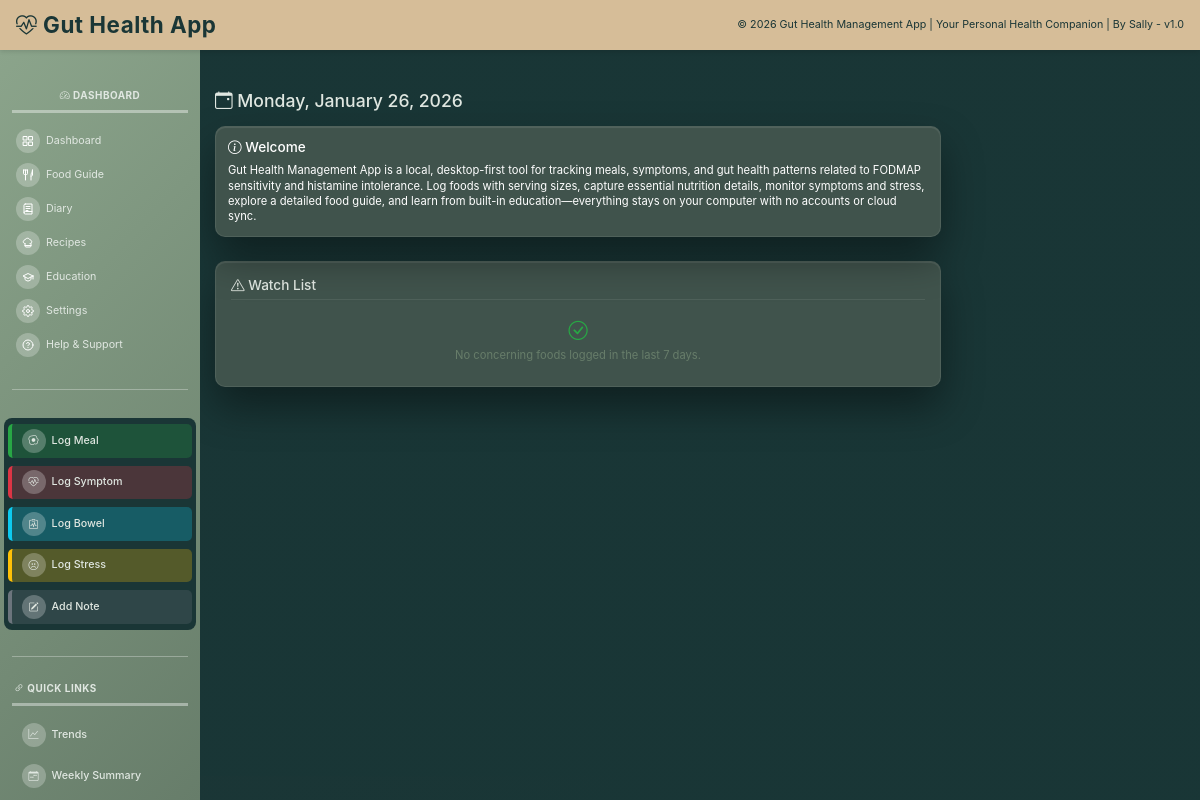
Page /dashboard on the earlier database version.
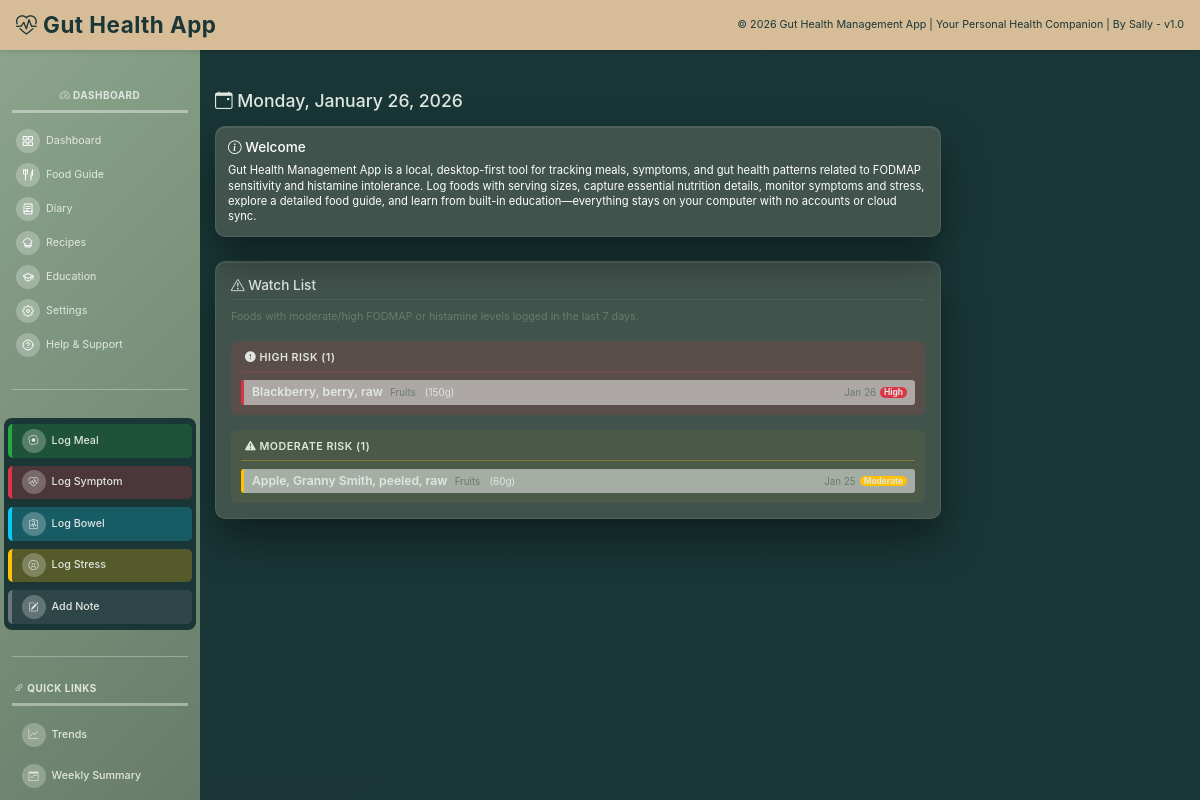
Same page on the later database version.
### models/diary.py (models this page shows, shortened)
class MealFood(db.Model):
    __tablename__ = 'meal_foods'
    id = db.Column(db.Integer, primary_key=True)
    meal_id = db.Column(db.Integer, db.ForeignKey('meals.id'), nullable=False)
    food_id = db.Column(db.Integer, db.ForeignKey('foods.id'), nullable=False)
    portion_size = db.Column(db.String(100))  # e.g., "100g", "1 cup"
    serving_type = db.Column(db.String(20))  # 'safe', 'moderate', or 'high'
    num_servings = db.Column(db.Float)  # Number of servings consumed
    energy_kj = db.Column(db.Float)  # Calculated energy in kJ
    protein_g = db.Column(db.Float)  # Calculated protein in grams
    fat_g = db.Column(db.Float)  # Calculated fat in grams
    carbs_g = db.Column(db.Float)  # Calculated carbohydrates in grams
    sodium_mg = db.Column(db.Float)  # Calculated sodium in mg
    food = db.relationship('Food')

class DiaryEntry(db.Model):
    __tablename__ = 'diary_entries'
    id = db.Column(db.Integer, primary_key=True)
    entry_date = db.Column(db.Date, nullable=False, index=True)
    entry_time = db.Column(db.Time, nullable=False)
    entry_type = db.Column(db.String(50), nullable=False)  # meal, symptom, bowel, stress, note
    meals = db.relationship('Meal', backref='diary_entry', lazy=True, cascade='all, delete-orphan')
    symptoms = db.relationship('Symptom', backref='diary_entry', lazy=True, cascade='all, delete-orphan')
    bowel_movements = db.relationship('BowelMovement', backref='diary_entry', lazy=True, cascade='all, delete-orphan')
    stress_logs = db.relationship('StressLog', backref='diary_entry', lazy=True, cascade='all, delete-orphan')
    notes = db.relationship('Note', backref='diary_entry', lazy=True, cascade='all, delete-orphan')
    created_at = db.Column(db.DateTime, default=datetime.utcnow)

### models/food.py (models this page shows, shortened)
class Food(db.Model):
    __tablename__ = 'foods'
    id = db.Column(db.Integer, primary_key=True)
    name = db.Column(db.String(200), nullable=False, index=True)
    category = db.Column(db.String(100), nullable=False, index=True)
    fructans = db.Column(db.String(20))
    gos = db.Column(db.String(20))
    lactose = db.Column(db.String(20))
    fructose = db.Column(db.String(20))
    polyols = db.Column(db.String(20))
    mannitol = db.Column(db.String(20))
    sorbitol = db.Column(db.String(20))
    safe_fructans = db.Column(db.String(20))
    safe_gos = db.Column(db.String(20))
    safe_lactose = db.Column(db.String(20))
    safe_fructose = db.Column(db.String(20))
    safe_polyols = db.Column(db.String(20))
    safe_mannitol = db.Column(db.String(20))
    safe_sorbitol = db.Column(db.String(20))
    moderate_fructans = db.Column(db.String(20))
    moderate_gos = db.Column(db.String(20))
    moderate_lactose = db.Column(db.String(20))
    moderate_fructose = db.Column(db.String(20))
    moderate_polyols = db.Column(db.String(20))
    moderate_mannitol = db.Column(db.String(20))
    moderate_sorbitol = db.Column(db.String(20))
    high_fructans = db.Column(db.String(20))
    high_gos = db.Column(db.String(20))
    high_lactose = db.Column(db.String(20))
    high_fructose = db.Column(db.String(20))
    high_polyols = db.Column(db.String(20))
    high_mannitol = db.Column(db.String(20))
    high_sorbitol = db.Column(db.String(20))
    histamine_level = db.Column(db.String(50))  # Low/Medium/High
    histamine_liberator = db.Column(db.String(10))  # Yes/No
    dao_blocker = db.Column(db.String(10))  # Yes/No
    safe_histamine_level = db.Column(db.String(50))
    safe_histamine_liberator = db.Column(db.String(10))
    safe_dao_blocker = db.Column(db.String(10))
    moderate_histamine_level = db.Column(db.String(50))
    moderate_histamine_liberator = db.Column(db.String(10))
    moderate_dao_blocker = db.Column(db.String(10))
    high_histamine_level = db.Column(db.String(50))
    high_histamine_liberator = db.Column(db.String(10))
    high_dao_blocker = db.Column(db.String(10))
    safe_serving = db.Column(db.String(100))
    safe_serving_unit = db.Column(db.String(20))
    moderate_serving = db.Column(db.String(100))
    moderate_serving_unit = db.Column(db.String(20))
    high_serving = db.Column(db.String(100))
    high_serving_unit = db.Column(db.String(20))
    safe_serving_type = db.Column(db.String(50))
    safe_serving_note = db.Column(db.String(200))
    moderate_serving_type = db.Column(db.String(50))
    moderate_serving_note = db.Column(db.String(200))
    high_serving_type = db.Column(db.String(50))
    high_serving_note = db.Column(db.String(200))
    preparation_notes = db.Column(db.Text)
    common_allergens = db.Column(db.String(200))  # Comma-separated
    health_star_rating = db.Column(db.Float)  # 0.0 to 5.0
    serving_size = db.Column(db.String(50))  # e.g., "250ml"
    servings_per_pack = db.Column(db.Integer)
    energy_per_serve_kj = db.Column(db.Float)
    energy_per_100_kj = db.Column(db.Float)
    energy_per_serve_cal = db.Column(db.Float)
    energy_per_100_cal = db.Column(db.Float)
    protein_per_serve = db.Column(db.Float)
    fat_per_serve = db.Column(db.Float)
    saturated_fat_per_serve = db.Column(db.Float)
    trans_fat_per_serve = db.Column(db.Float)
    polyunsaturated_fat_per_serve = db.Column(db.Float)
    monounsaturated_fat_per_serve = db.Column(db.Float)
    carbohydrate_per_serve = db.Column(db.Float)
    sugars_per_serve = db.Column(db.Float)
    lactose_per_serve = db.Column(db.Float)
    galactose_per_serve = db.Column(db.Float)
    dietary_fibre_per_serve = db.Column(db.Float)
    protein_per_100 = db.Column(db.Float)
    fat_per_100 = db.Column(db.Float)
    saturated_fat_per_100 = db.Column(db.Float)
    trans_fat_per_100 = db.Column(db.Float)
    polyunsaturated_fat_per_100 = db.Column(db.Float)
    monounsaturated_fat_per_100 = db.Column(db.Float)
    carbohydrate_per_100 = db.Column(db.Float)
    sugars_per_100 = db.Column(db.Float)
    lactose_per_100 = db.Column(db.Float)
    galactose_per_100 = db.Column(db.Float)
    dietary_fibre_per_100 = db.Column(db.Float)
    cholesterol_per_serve = db.Column(db.Float)
    cholesterol_per_100 = db.Column(db.Float)
    sodium_per_serve = db.Column(db.Float)
    potassium_per_serve = db.Column(db.Float)
    calcium_per_serve = db.Column(db.Float)
    phosphorus_per_serve = db.Column(db.Float)
    sodium_per_100 = db.Column(db.Float)
    potassium_per_100 = db.Column(db.Float)
    calcium_per_100 = db.Column(db.Float)
    phosphorus_per_100 = db.Column(db.Float)
    vitamin_a_per_serve = db.Column(db.Float)
    vitamin_b12_per_serve = db.Column(db.Float)
    vitamin_d_per_serve = db.Column(db.Float)
    riboflavin_b2_per_serve = db.Column(db.Float)
    vitamin_a_per_100 = db.Column(db.Float)
    vitamin_b12_per_100 = db.Column(db.Float)
    vitamin_d_per_100 = db.Column(db.Float)
    riboflavin_b2_per_100 = db.Column(db.Float)
    vitamin_a_rdi_percent = db.Column(db.String(20))
    vitamin_b12_rdi_percent = db.Column(db.String(20))
    vitamin_d_rdi_percent = db.Column(db.String(20))
    riboflavin_b2_rdi_percent = db.Column(db.String(20))
    calcium_rdi_percent = db.Column(db.String(20))
    phosphorus_rdi_percent = db.Column(db.String(20))
    ingredients_list = db.Column(db.Text)  # Full ingredient list as text
    contains_allergens = db.Column(db.String(200))  # e.g., "gluten"
    may_contain_allergens = db.Column(db.String(200))  # e.g., "Wheat"
    where_to_buy = db.Column(db.Text)  # Store names or links, comma-separated
    custom_nutrients = db.Column(db.Text)  # JSON string for custom vitamins, minerals, macros
    vitamin_a_unit = db.Column(db.String(20), default='mcg')
    vitamin_b12_unit = db.Column(db.String(20), default='mcg')
    vitamin_d_unit = db.Column(db.String(20), default='mcg')
    riboflavin_b2_unit = db.Column(db.String(20), default='mg')
    created_at = db.Column(db.DateTime, default=datetime.utcnow)
    updated_at = db.Column(db.DateTime, default=datetime.utcnow, onupdate=datetime.utcnow)

### routes/main.py (the view)
@bp.route('/dashboard')
def dashboard():
    today = date.today()
    week_ago = today - timedelta(days=7)
    recent_meal_foods = db.session.query(MealFood, DiaryEntry).join(
        Meal, MealFood.meal_id == Meal.id
    ).join(
        DiaryEntry, Meal.diary_entry_id == DiaryEntry.id
    ).filter(
        DiaryEntry.entry_date >= week_ago,
        DiaryEntry.entry_type == 'meal'
    ).order_by(DiaryEntry.entry_date.desc()).all()
    watch_list = []
    seen_food_ids = set()
    for meal_food, diary_entry in recent_meal_foods:
        food = meal_food.food
        if not food or food.id in seen_food_ids:
            continue
        logged_serving_type = meal_food.serving_type  # 'safe', 'moderate', or 'high'
        actual_color = get_traffic_light_color(food, logged_serving_type)
        level = None
        if actual_color == 'red':
            level = 'high'
        elif actual_color == 'amber':
            level = 'moderate'
        if level:
            watch_list.append({
                'food': food,
                'level': level,
                'logged_date': diary_entry.entry_date,
                'diary_date_string': diary_entry.entry_date.strftime('%Y-%m-%d'),
                'portion_size': meal_food.portion_size,
                'serving_type': logged_serving_type
            })
            seen_food_ids.add(food.id)
    high_risk_foods = sorted(
        [x for x in watch_list if x['level'] == 'high'],
        key=lambda x: x['logged_date'],
        reverse=True
    )
    moderate_risk_foods = sorted(
        [x for x in watch_list if x['level'] == 'moderate'],
        key=lambda x: x['logged_date'],
        reverse=True
    )
    return render_template('dashboard/index.html',
                         current_date=datetime.now(),
                         high_risk_foods=high_risk_foods,
                         moderate_risk_foods=moderate_risk_foods)

### templates/dashboard/index.html (shortened to what the changed rows need)
{% extends "base.html" %}
{% block content %}
<div class="row g-0" style="margin-top: -1.5rem;">
    <div class="main-content-area dashboard-main-bg" style="padding-top: 40px;">
        <div class="row">
            <div class="dashboard-content-col">
                <h1 class="text-h2 date-header">
                    <i class="bi bi-calendar-event"></i> {{ current_date.strftime('%A, %B %d, %Y') }}
                </h1>
                <div class="watch-list-box mb-4">
                    <h5 class="text-title watch-list-title"><i class="bi bi-exclamation-triangle"></i> Watch List</h5>
                    {% if high_risk_foods or moderate_risk_foods %}
                    <p class="text-muted text-label mb-3">Foods with moderate/high FODMAP or histamine levels logged in the last 7 days.</p>
                    {% if high_risk_foods and high_risk_foods|length > 0 %}
                    <div style="background: rgba(220, 53, 69, 0.16); border-radius: 6px; padding: 10px; margin-bottom: 15px;">
                        <div class="watch-section-label" style="color: #dc3545; margin-top: 0; border-bottom: 1px solid rgba(220, 53, 69, 0.3); padding-bottom: 6px;">
                            <i class="bi bi-exclamation-circle-fill"></i> High Risk ({{ high_risk_foods|length }})
                        </div>
                        <div class="d-flex flex-column gap-1 mt-2">
                            {% for item in high_risk_foods %}
                            <a href="{{ url_for('diary.day_view', date_string=item.diary_date_string) }}" class="text-decoration-none">
                                <div class="watch-item d-flex justify-content-between align-items-center py-1 px-2" style="border-left: 3px solid #dc3545; border-radius: 3px; background: rgba(255,255,255,0.5);">
                                    <div>
                                        <span class="text-value" style="font-weight: 500;">{{ item.food.name }}</span>
                                        <small class="text-muted ms-1" class="text-body">{{ item.food.category }}</small>
                                        {% if item.portion_size %}
                                        <small class="text-micro" style="color: #D6BD98; margin-left: 6px;">({{ item.portion_size }})</small>
                                        {% endif %}
                                    </div>
                                    <div class="d-flex align-items-center gap-1">
                                        {% if item.logged_date %}
                                        <small class="text-muted" class="text-body">{{ item.logged_date.strftime('%b %d') }}</small>
                                        {% endif %}
                                        <span class="badge" class="text-micro" style="background-color: #dc3545; color: #fff; padding: 1px 4px;">
                                            High
                                        </span>
                                    </div>
                                </div>
                            </a>
                            {% endfor %}
                        </div>
                    </div>
                    {% endif %}
                    {% if moderate_risk_foods and moderate_risk_foods|length > 0 %}
                    <div style="background: rgba(255, 193, 7, 0.06); border-radius: 6px; padding: 10px;">
                        <div class="watch-section-label" style="color: #ffc107; margin-top: 0; border-bottom: 1px solid rgba(255, 193, 7, 0.3); padding-bottom: 6px;">
                            <i class="bi bi-exclamation-triangle-fill"></i> Moderate Risk ({{ moderate_risk_foods|length }})
                        </div>
                        <div class="d-flex flex-column gap-1 mt-2">
                            {% for item in moderate_risk_foods %}
                            <a href="{{ url_for('diary.day_view', date_string=item.diary_date_string) }}" class="text-decoration-none">
                                <div class="watch-item d-flex justify-content-between align-items-center py-1 px-2" style="border-left: 3px solid #ffc107; border-radius: 3px; background: rgba(255,255,255,0.5);">
                                    <div>
                                        <span class="text-value" style="font-weight: 500;">{{ item.food.name }}</span>
                                        <small class="text-muted ms-1" class="text-body">{{ item.food.category }}</small>
                                        {% if item.portion_size %}
                                        <small class="text-micro" style="color: #D6BD98; margin-left: 6px;">({{ item.portion_size }})</small>
                                        {% endif %}
                                    </div>
                                    <div class="d-flex align-items-center gap-1">
                                        {% if item.logged_date %}
                                        <small class="text-muted" class="text-body">{{ item.logged_date.strftime('%b %d') }}</small>
                                        {% endif %}
                                        <span class="badge" class="text-micro" style="background-color: #ffc107; color: #1A3636; padding: 1px 4px;">
                                            Moderate
                                        </span>
                                    </div>
                                </div>
                            </a>
                            {% endfor %}
                        </div>
                    </div>
                    {% endif %}
                    {% else %}
                    <div class="text-center py-2">
                        <i class="bi bi-check-circle" style="font-size: 1.2rem; color: #28a745;"></i>
                        <p class="text-muted text-body mt-1 mb-0">No concerning foods logged in the last 7 days.</p>
                    </div>
                    {% endif %}
                </div>
            </div>
        </div>
    </div>
</div>
{% endblock %}

Differences in the rows shown:
added MealFood: food.name "Blackberry, berry, raw", food.category "Fruits", portion_size "150g", logged_date "Jan 26", shown under "Watch List"
added MealFood: food.name "Apple, Granny Smith, peeled, raw", food.category "Fruits", portion_size "60g", logged_date "Jan 25"
Other differences:
{{ high_risk_foods|length }}: (not shown) → "1"
{{ moderate_risk_foods|length }}: (not shown) → "1"
text no longer shown: "No concerning foods logged in the last 7 days."
text now shown: "Foods with moderate/high FODMAP or histamine levels logged in the last 7 days. HIGH RISK ( ) MODERATE RISK ( )"
